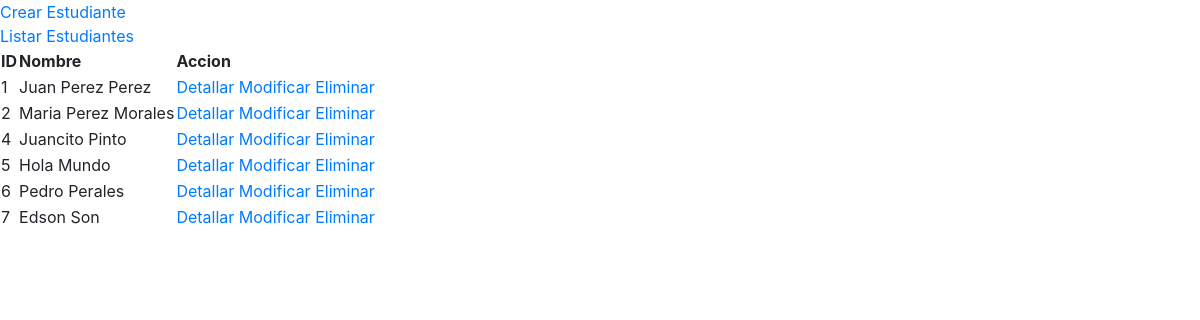
The page /app/estudiante_list_view on the database its author committed.
### api/models.py (models this page shows)
class Estudiante(models.Model):
    id_estudiante = models.AutoField(primary_key=True)
    nombre = models.CharField(max_length=256)
    class Meta:
        db_table = 'estudiante'

### app/views.py (the view)
# urls.py: path('estudiante_list_view', EstudianteListView.as_view(), name='estudiante_list_view'),
class EstudianteListView(ListView):
    model = Estudiante
    template_name = 'app/estudiante_list_view.html'

### app/templates/app/estudiante_list_view.html
{% extends 'app/base.html' %}
{% block body %}
    <table>
        <tr>
            <th>ID</th>
            <th>Nombre</th>
            <th>Accion</th>
        </tr>
        {% for estudiante in object_list %}
            <tr>
                <td>{{ estudiante.id_estudiante }}</td>
                <td>{{ estudiante.nombre }}</td>
                <td>
                    <a href="{% url 'estudiante_detail_view' estudiante.id_estudiante %}">Detallar</a>
                    <a href="{% url 'estudiante_update_view' estudiante.id_estudiante %}">Modificar</a>
                    <a href="{% url 'estudiante_delete_view' estudiante.id_estudiante %}">Eliminar</a>
                </td>
            </tr>
        {% endfor %}
    </table>
{% endblock body %}

### app/templates/app/base.html (shortened to what this page needs)
<!DOCTYPE html>
<html lang="en">
<head>
</head>
<body>
<link rel="stylesheet" href="https://cdn.jsdelivr.net/npm/bootstrap@4.6.2/dist/css/bootstrap.min.css"
>
<link href="https://cdn.jsdelivr.net/gh/gitbrent/bootstrap4-toggle@3.6.1/css/bootstrap4-toggle.min.css"
      rel="stylesheet">
<div><a href="{% url 'estudiante_create_view' %}">Crear Estudiante</a></div>
<div><a href="{% url 'estudiante_list_view' %}">Listar Estudiantes</a></div>
{% block body %}
{% endblock body %}
</body>
</html>

### rows shown on the page
Estudiante: id_estudiante "1", nombre "Juan Perez Perez"
Estudiante: id_estudiante "2", nombre "Maria Perez Morales"
Estudiante: id_estudiante "4", nombre "Juancito Pinto"
Estudiante: id_estudiante "5", nombre "Hola Mundo"
Estudiante: id_estudiante "6", nombre "Pedro Perales"
Estudiante: id_estudiante "7", nombre "Edson Son"
